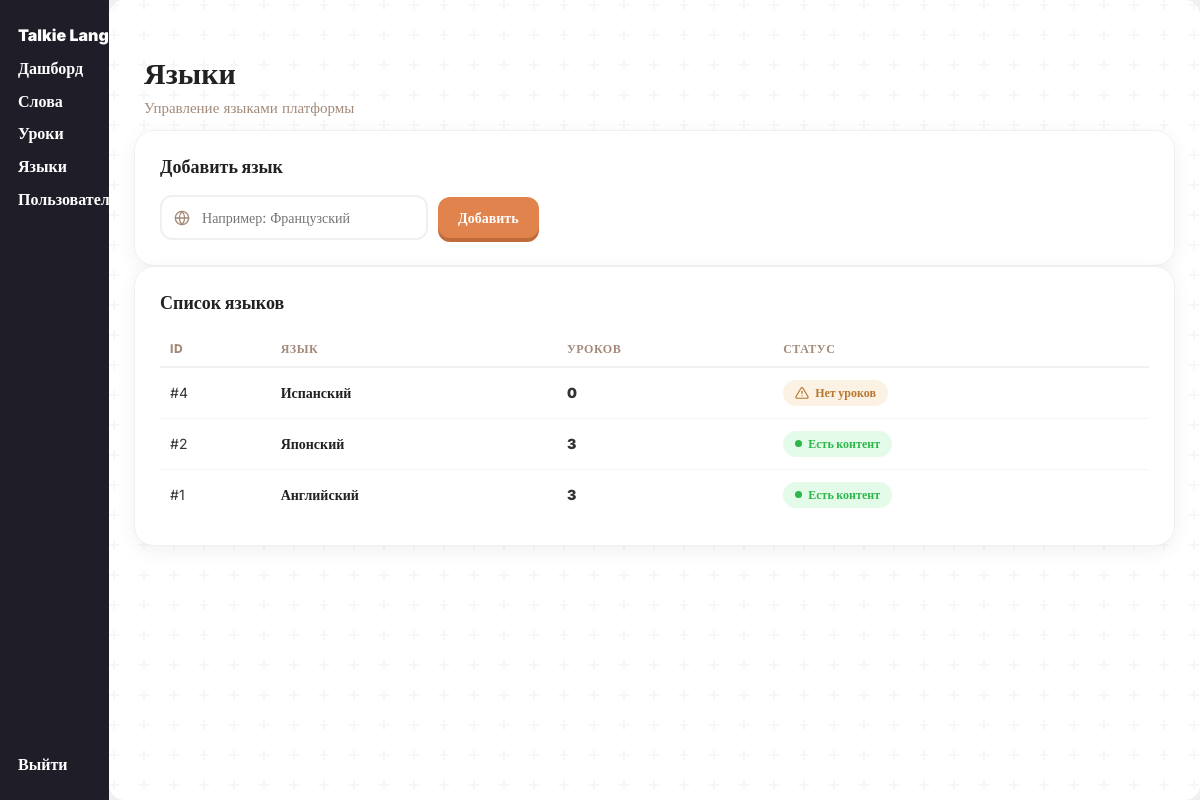
Page /admin/add_language/index.php on the earlier database version.
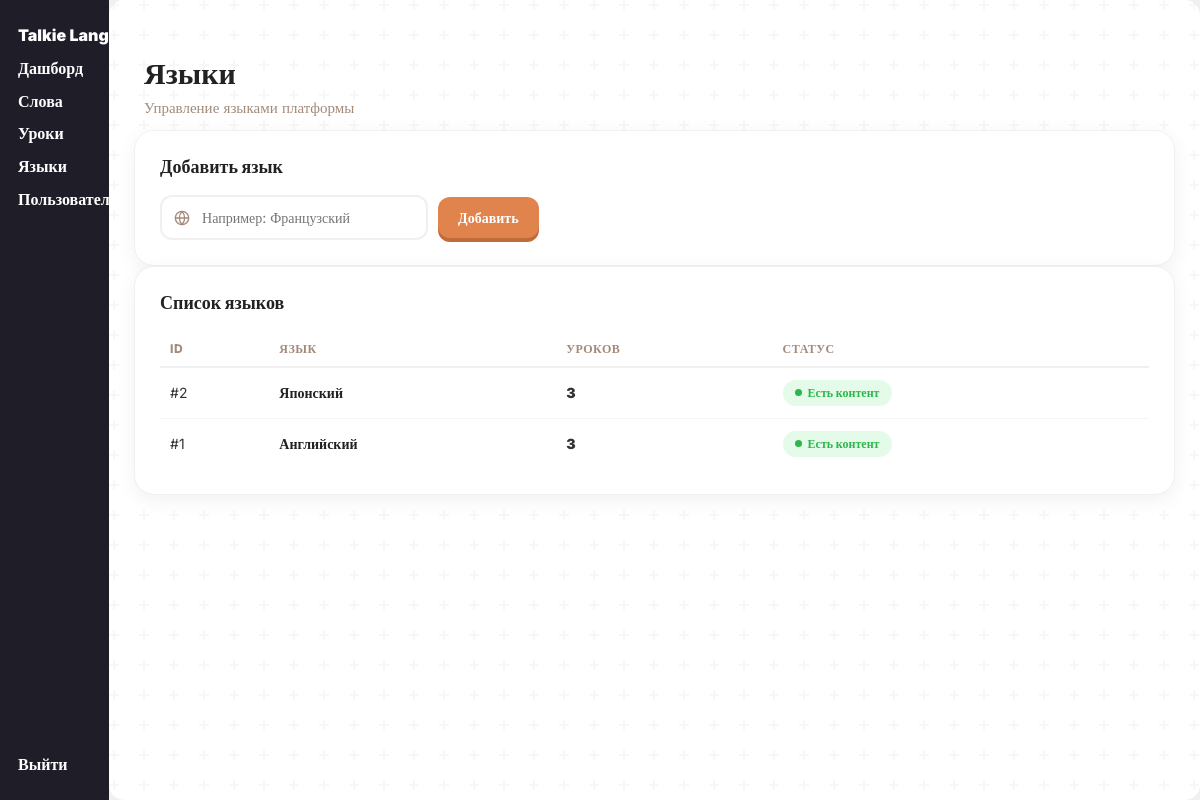
Same page on the later database version.
### tables this page shows
CREATE TABLE `langs` (
  `lang_id` int NOT NULL,
  `lang_name` text NOT NULL
);

### admin/add_language/index.php (the view, shortened to what this page needs)
<?php
require "../../connection-db.php";
$langs = mysqli_fetch_all(mysqli_query($conn, "
    SELECT lg.*,
           (SELECT COUNT(*) FROM lesson WHERE lesson_language = lg.lang_id) AS lessons_count
    FROM langs lg
    ORDER BY lg.lang_id DESC
"), MYSQLI_ASSOC);
?>
<!DOCTYPE html>
<html lang="en">
<?php include "../../components/head-admin.php"; ?>
<body>
    <?php include "../../components/header-admin.php"; ?>
    <main class="container">
        <div class="dash-header">
            <div>
                <h1 class="dash-title">Языки</h1>
                <p class="dash-subtitle">Управление языками платформы</p>
            </div>
        </div>
        <div class="dash-card" style="margin: 0 10px 20px 10px;">
            <h2 class="dash-card-title">Добавить язык</h2>
            <form method="post" action="addLang.php" class="lang-add-form">
                <div class="search-box">
                    <input type="text" id="name" name="name" placeholder="Например: Французский" required>
                </div>
                <button type="submit" class="search-btn">Добавить</button>
            </form>
        </div>
        <div class="dash-card" style="margin: 0 10px 30px 10px;">
            <h2 class="dash-card-title">Список языков</h2>
            <?php if (empty($langs)): ?>
                <div class="no-results">
                    <div class="icon">
                        <svg width="40" height="40" viewBox="0 0 24 24" fill="none" stroke="var(--gray-color)" stroke-width="1.5" stroke-linecap="round" stroke-linejoin="round"><circle cx="12" cy="12" r="10"/><line x1="2" y1="12" x2="22" y2="12"/><path d="M12 2a15.3 15.3 0 0 1 4 10 15.3 15.3 0 0 1-4 10 15.3 15.3 0 0 1-4-10 15.3 15.3 0 0 1 4-10z"/></svg>
                    </div>
                    <p>Языков пока нет</p>
                </div>
            <?php else: ?>
                <div class="table-scroll">
                    <table class="admin-table">
                        <thead>
                            <tr>
                                <th>ID</th>
                                <th>Язык</th>
                                <th>Уроков</th>
                                <th>Статус</th>
                            </tr>
                        </thead>
                        <tbody>
                            <?php foreach ($langs as $lang): ?>
                                <tr>
                                    <td>#<?= $lang["lang_id"] ?></td>
                                    <td style="font-weight: 800; color: #222;"><?= htmlspecialchars($lang["lang_name"]) ?></td>
                                    <td class="xp-cell"><?= $lang["lessons_count"] ?></td>
                                    <td>
                                        <?php if ((int) $lang["lessons_count"] === 0): ?>
                                            <span class="warning-badge">
                                                Нет уроков
                                            </span>
                                        <?php else: ?>
                                            <span class="status-badge status-active">Есть контент</span>
                                        <?php endif; ?>
                                    </td>
                                </tr>
                            <?php endforeach; ?>
                        </tbody>
                    </table>
                </div>
            <?php endif; ?>
        </div>
    </main>
</body>
</html>

Differences in the rows shown:
removed langs: lang_id "4", lang_name "Испанский", lessons_count "0", shows "Нет уроков"
